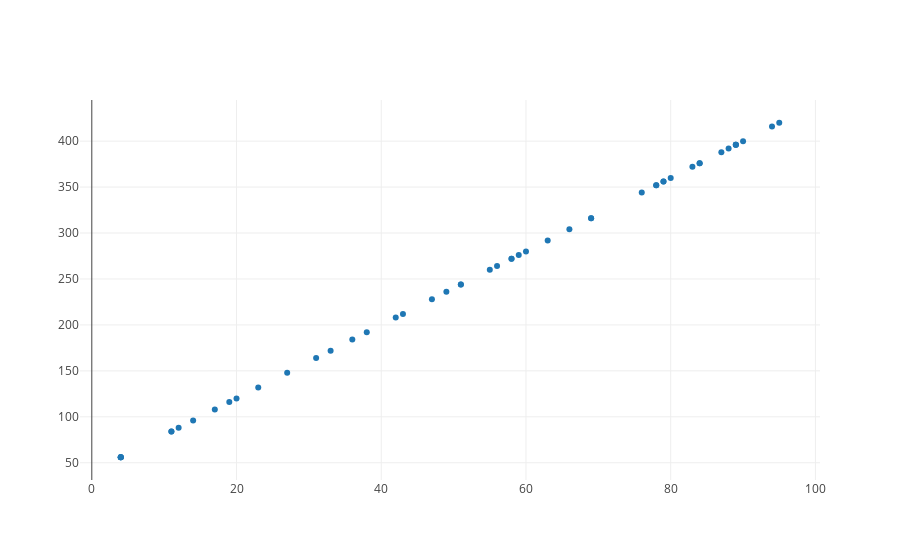

This figure's notebook cell:
### Code cell
data_trace = trace_values(temps.reshape(50), y)
plot([data_trace])

### Figure 1 — Plotly figure (JSON) as saved in the notebook; plotly's stock layout.template omitted (floating-point values rounded to 4 significant figures)
{"data": [{"mode": "markers", "name": "data", "text": [], "type": "scatter", "uid": "0932325f-4aaa-4ac7-9c4f-d4b76206e676", "x": [80, 58, 51, 59, 84, 60, 78, 27, 84, 63, 78, 4, 19, 17, 51, 43, 88, 87, 56, 38, 36, 23, 89, 66, 12, 90, 69, 79, 33, 94, 49, 89, 11, 55, 4, 89, 11, 20, 4, 4, 69, 42, 58, 76, 31, 95, 83, 47, 14, 79], "y": [360, 272, 244, 276, 376, 280, 352, 148, 376, 292, 352, 56, 116, 108, 244, 212, 392, 388, 264, 192, 184, 132, 396, 304, 88, 400, 316, 356, 172, 416, 236, 396, 84, 260, 56, 396, 84, 120, 56, 56, 316, 208, 272, 344, 164, 420, 372, 228, 96, 356]}], "layout": {"autosize": true, "xaxis": {"autorange": true, "range": [-2.134, 101.1], "type": "linear"}, "yaxis": {"autorange": true, "range": [29.34, 446.7], "type": "linear"}}}
